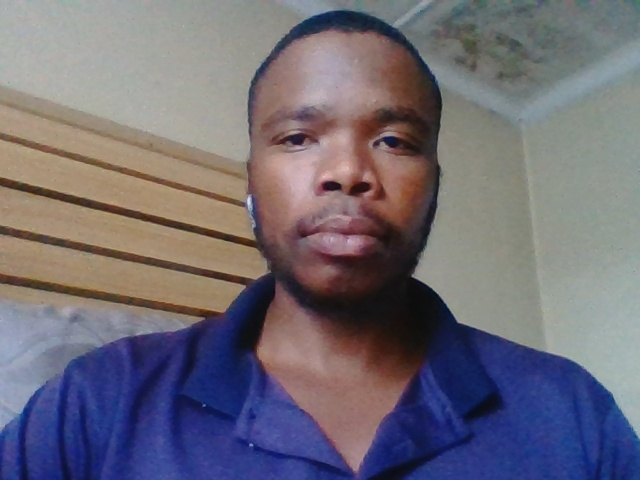
#> input picture Computer Vision Project 1 - Face Recognition ( Using OpenCv LBPH Method)/dataset/test_images/image0000.jpg, 640 x 480 px, found by its file name
$ jupyter execute --allow-errors 'Training Model.ipynb'
#> lines starting #> are read from the running program, lines starting #| are printed output that depends on the picture
### Computer Vision Project 1 - Face Recognition ( Using OpenCv LBPH Method)/New folder/Computer Vision Project 1 - Face Recognition ( Using OpenCv LBPH Method)/Face_Recognition.py
#!/usr/bin/env python
# coding: utf-8

# # Facial Recognition

# How LBPH operation works:
#
# - The method gets the training image and uses a sliding window operation to get all the pixels and try to create an intermediate image that looks similar or is a replica of the original by using the features it got from the training image/data. What essentially happens is,  the model gets an image and from that image it tries to get every pixel of the image and gets the pixels of the features. Through that it sets a threshold for pixels, where it says pixels under the specified threshold are not important and pixels that are greater than the threshold are important.
#
# - The pixels which are regarded as important are labeled 1 and the non important one are labeled 0. The model cannot take all the features from the image and flag them as important because by doing that it will make the model hard to perform facial recognition. So after the threshold step all the pixels are converted to binary values.
#

# ### Import libraries

# In[1]:


import numpy as np
import pandas as pd
import cv2 # to convert any image to pixel form
import os


# #### Detect the face

# In[2]:


#get_ipython().system('pip install opencv-contrib-python')


# In[3]:


#!pip install opencv-python


# In[4]:


def face_detection(input_img):
    '''detect an image from an input image or from a video'''
    # convert the image to grayscale
    gray_img = cv2.cvtColor(input_img, cv2.COLOR_BGR2GRAY)
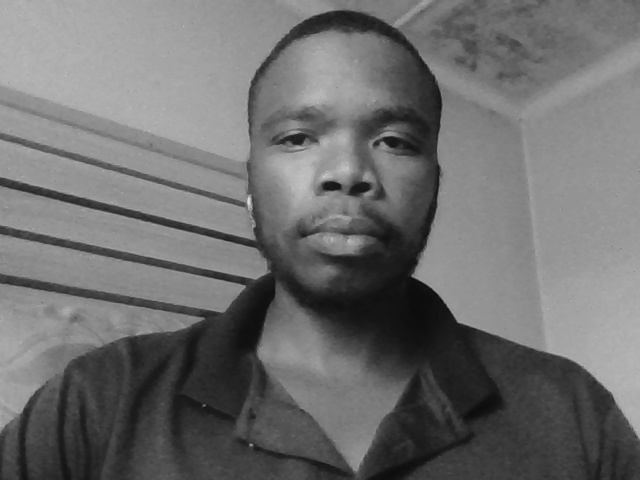
#> gray_img: shape (480, 640); min 10, max 221, mean 109.8
#> input_img is the input picture: shape (480, 640, 3); mean B, G, R 118, 107.2, 111.9
    # to detect the face from the gray image
    # NB: Download haarcascade_frontalface_alt it is an xml file and place it anywhere you want so you can access that file
    face_haar = cv2.CascadeClassifier(r"C:\Users\Cash Crusaders\anaconda3\Lib\site-packages\cv2\data\haarcascade_frontalface_alt.xml")
    # from that omage we gonna extract the face
    # scale factor scaales down the image so that it can detect the face properly from the whole image
    faces = face_haar.detectMultiScale(gray_img, scaleFactor = 1.2, minNeighbors = 3)
#> faces = [[241, 52, 209, 209]]
    return faces, gray_img


# In[5]:


# test the method by inputing the a random picture that has a face in it.
face_detection(cv2.imread(r'dataset\test_images\image0000.jpg'))


# #### Creating labels for training data

# In[6]:


# NB: FIRST CREATE IMAGES TO TRAIN THE MODEL, CREATE DATASET FROM WEBCAM


# In[7]:


def labels_for_training_data(directory):
    '''create labels from the pictures taken using the webcam'''
    faces = []
    faceID = []

    for path, subdirnames, filenames in os.walk(directory): # fiilenames are the  images in the 0 folder
        for filename in filenames:
            if filename.startswith("."): # if anything starts with a dot then it is an error
                print("Skipping the system file")
                continue
            id = os.path.basename(path) # get the image path
            img_path = os.path.join(path, filename) # join it witth the filename
            print("img_path", img_path)
            print("id: ", id)
            input_img = cv2.imread(img_path) # read the joined image of path and filename
            if input_img is None: # if the image directory is empoty
                print("Not loaded properly")
                continue
            # if the files are there, label them
            faces_rect, gray_img = face_detection(input_img) # make rectangle on this face from the gray image, on that rect angle do something
            (x, y, w, h) = faces_rect[0] # make the rectangle, because the my images are in zero, for someone else their images will be in 1 or another number
            roi_gray = gray_img[y:y+w, x:x+h] # decllare the sides of the box
            faces.append(roi_gray)
            faceID.append(int(id))
    return faces, faceID


# #### Training the Classifier

# In[8]:


def train_classifier(faces, faceID):
    '''train the model to recognize the faces'''
    face_recognizer = cv2.face.LBPHFaceRecognizer_create()
    face_recognizer.train(faces, np.array(faceID)) # the face id of the person is associated with the image of that person
    return face_recognizer


# #### Drawing a Rectangle on the face

# In[9]:


# [4 lines left out: function draw_rect, not called in this run]


# #### Place text on the detect image/face

# In[10]:


def place_text(input_img, label_name, x, y):
    '''it will try to place a name of the detected person above the rectangle that surrounds the face'''
    cv2.putText(input_img, label_name, (x, y), cv2.FONT_HERSHEY_DUPLEX, 1, (0, 255, 0), 3)


# In[ ]:


# In[ ]:

### Computer Vision Project 1 - Face Recognition ( Using OpenCv LBPH Method)/New folder/Computer Vision Project 1 - Face Recognition ( Using OpenCv LBPH Method)/Training Model.ipynb
# Train Face Recognition Model

#### Import Libraries

[cell 1]
import numpy as np
import cv2
import os
# import the face recognition file we just created that has the classifier in it
import Face_Recognition as fr

#### Give path to the image you want to test the model with

[cell 2]
test_img = cv2.imread(r'dataset\test_images\image0000.jpg')

[cell 3]
print(test_img)
#> (printed output is left out)

[cell 4]
# Feed the model with the test img
faces_detected, gray_img = fr.face_detection(test_img)
#> faces_detected = [[241, 52, 209, 209]]
print('Face Detected: ', faces_detected)
#| Face Detected:  [[241  52 209 209]]

#### Train the model

[cell 5]
faces, faceID = fr.labels_for_training_data(r'dataset\images')
#> (the rest of this cell did not finish here and is left out)

[cell 6]
#name = {0:'Thobela', 1: "Bobo"} # zero is the label, so if there are more people write it as a long dictionary
name = {0:'Thobela'}

#> (a cell that did not finish here is left out)

[cell 8]
resized_img = cv2.resize(test_img, (1000, 700))
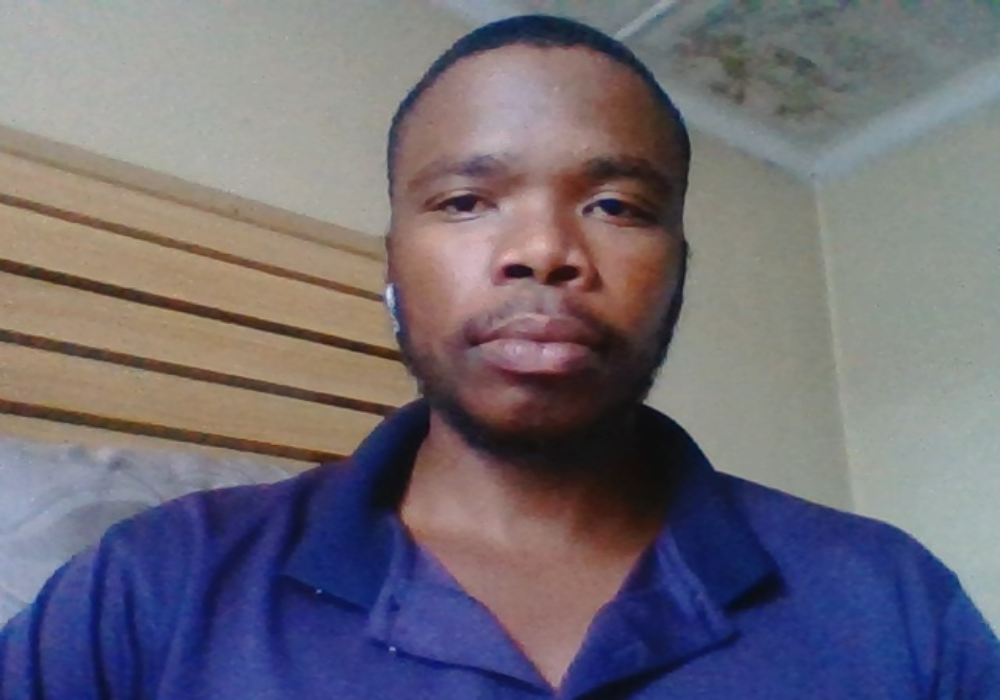
#> resized_img: shape (700, 1000, 3); mean B, G, R 117.9, 107, 111.8

[cell 9]
cv2.imshow("face detection ", resized_img)
cv2.waitKey(0)
cv2.destroyAllWindows()
